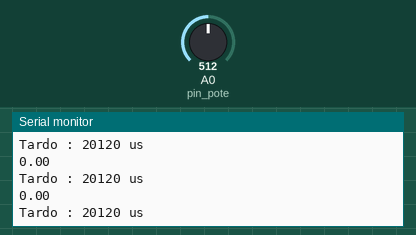
The sketch below on a simulated Arduino Uno, built with avr-gcc and run on an emulated ATmega328P. On the bench: the last lines printed to the serial monitor. The inputs (shaded band) are chosen by the test bench; at power-on: A0 (pin_pote) = 512.

Above: at 1.2 s.
1.3 s: A0 (pin_pote) set to 530
At 1.8 s:
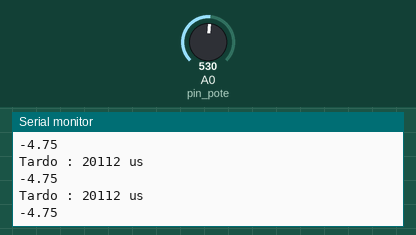
4.3 s: A0 (pin_pote) set to 885
At 5.3 s:
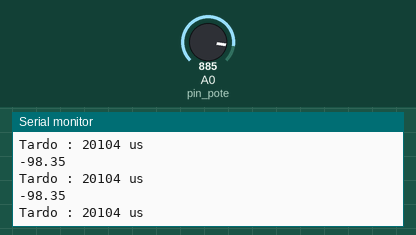
5.8 s: A0 (pin_pote) set to 905
At 6.7 s:
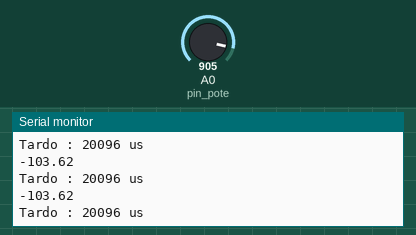
14.8 s: A0 (pin_pote) set to 482
At 15.6 s:
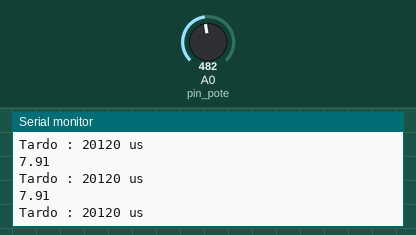
16.3 s: A0 (pin_pote) set to 464
At 16.8 s:
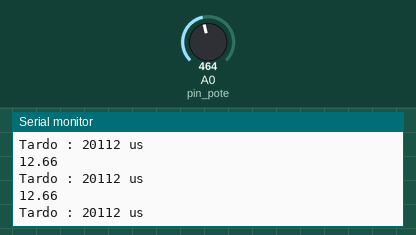
Timing chart, 0 to 18.8 s (numbered marks = the images above; inputs shaded):
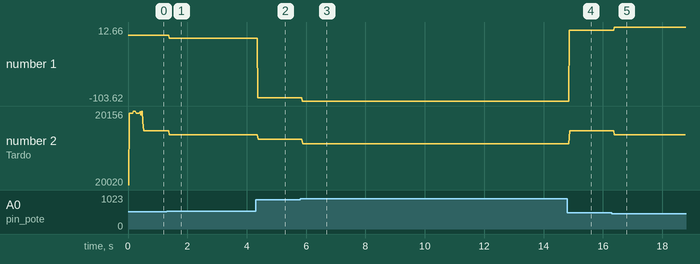

The sketch:

pote_3.ino
```cpp
int pin_pote = A0;

#define AMPLITUD_ANGULAR_POTE 270.0
#define DEF_ADC 1024
#define PERIODO_MS 20
#define MAX_DELAY_US 16383

void setup() {

  Serial.begin(9600);

}

void loop() {
  unsigned long t_start = micros();

  int medida = analogRead(pin_pote);

  float angulo = -medida*(AMPLITUD_ANGULAR_POTE/DEF_ADC) + 135;


  Serial.print(angulo);

  unsigned long t_finish = micros();

  unsigned long delay_us = PERIODO_MS*1000 - (t_finish - t_start);

  if (delay_us > MAX_DELAY_US){
    delayMicroseconds(MAX_DELAY_US);
    delayMicroseconds(delay_us - MAX_DELAY_US);
    }else{
      delayMicroseconds(delay_us);
      }

  t_finish = micros();

  Serial.print("\nTardo : ");
  Serial.print(t_finish - t_start);
  Serial.print(" us\n");
}
```

Measured:
- the behaviour switches between 512 and 513 on A0 (pin_pote) (found by bisection; images 0 and 1)
- after the input at 1.3 s, the serial monitor: prints a new line after 0.09 s (image 1)
- after the input at 4.3 s, the serial monitor: prints a new line after 0.08 s (image 2)
- after the input at 5.8 s, the serial monitor: prints a new line after 0.08 s (image 3)
- after the input at 14.8 s, the serial monitor: prints a new line after 0.07 s (image 4)
- after the input at 16.3 s, the serial monitor: prints a new line after 0.08 s (image 5)
- plotted number 1: 0 → -4.75 after the input at 1.3 s, -4.75 → -98.35 after the input at 4.3 s, -98.35 → -103.62 after the input at 5.8 s, -103.62 → 7.91 after the input at 14.8 s, 7.91 → 12 after the input at 16.3 s
- plotted number 2: 20120 → 20112 after the input at 1.3 s, 20112 → 20104 after the input at 4.3 s, 20104 → 20096 after the input at 5.8 s, 20096 → 20120 after the input at 14.8 s, 20120 → 20112 after the input at 16.3 s
